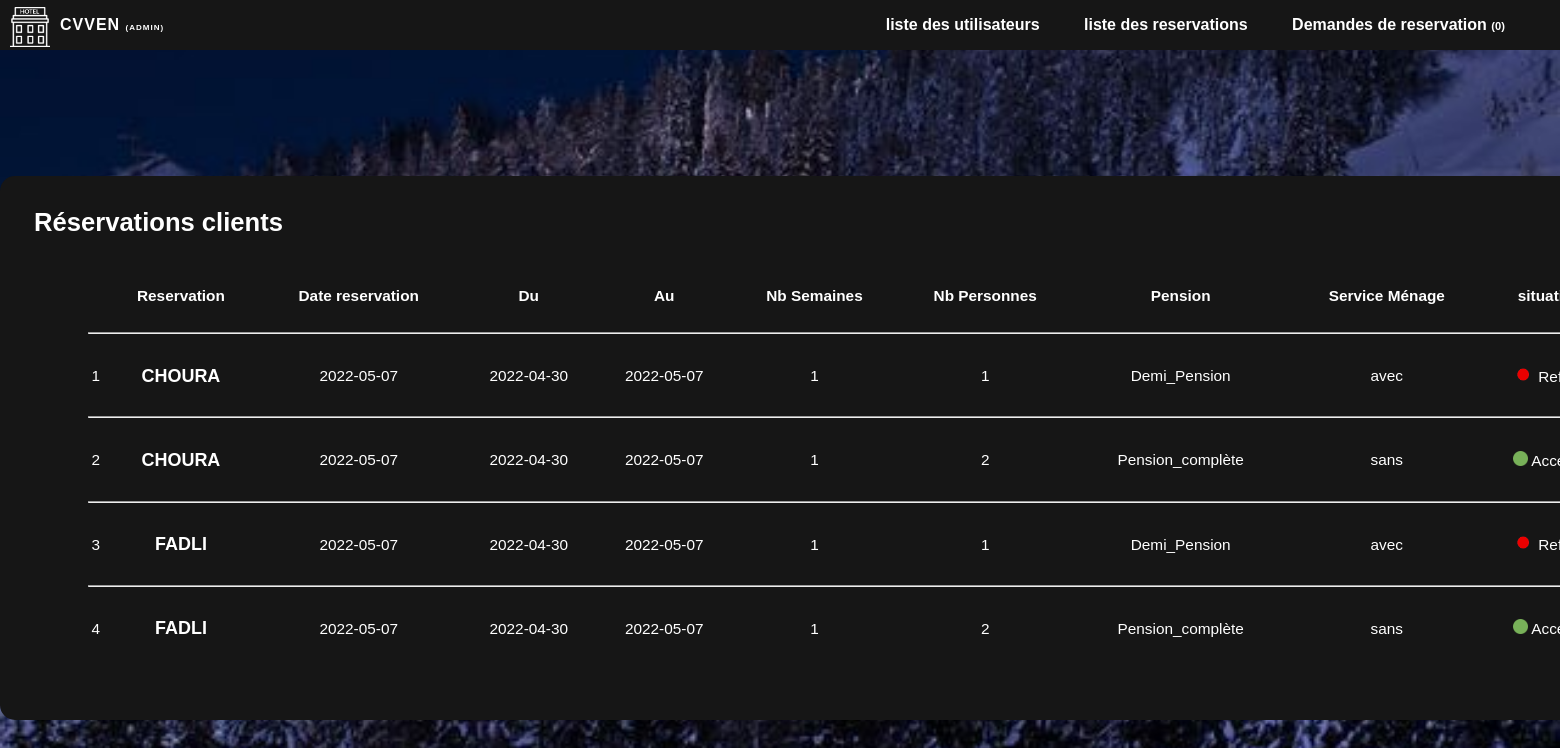
The page /Voyage/admin/listereserv.php (signed in) on the database its author committed.
### tables this page shows
CREATE TABLE IF NOT EXISTS `reservation` (
  `id_Reservation` int(11) NOT NULL AUTO_INCREMENT,
  `Date_Arrivee` date NOT NULL,
  `Date_Depart` date NOT NULL,
  `date-reserv` date DEFAULT NULL,
  `Pension` varchar(50) NOT NULL,
  `Menage` varchar(50) NOT NULL,
  `Nb_Personnes` int(11) NOT NULL,
  `Tarif_Sejour` float NOT NULL,
  `Etat_Reservation` tinyint(50) NOT NULL,
  `id_Client` int(11) NOT NULL,
  `Num_Hebergement` int(11) NOT NULL,
  `Num_Type_Hebergement` int(11) NOT NULL,
  `Situation` int(1) NOT NULL,
  PRIMARY KEY (`id_Reservation`),
  KEY `RESERVATION_CLIENT_FK` (`id_Client`),
  KEY `RESERVATION_HEBERGEMENT0_FK` (`Num_Hebergement`)
);

CREATE TABLE IF NOT EXISTS `client` (
  `id_Client` int(11) NOT NULL AUTO_INCREMENT,
  `NomClient` varchar(50) NOT NULL,
  `PrenomClient` varchar(50) NOT NULL,
  `Login` varchar(50) NOT NULL,
  `Motdepasse` varchar(50) NOT NULL,
  `Mail` varchar(50) NOT NULL,
  `admin` tinyint(1) NOT NULL,
  PRIMARY KEY (`id_Client`)
);

### Voyage/admin/listereserv.php (the view, shortened to what this page needs)
<?php
require('Connexion.php');
$notif = "SELECT * FROM `RESERVATION` WHERE `Situation` = 1 ";
$resultnotif = mysqli_query($conn,$notif) or die(mysql_error());
$query2 = "SELECT `id_Reservation`,`Num_Type_Hebergement`,`Date_Arrivee`,`Date_Depart`,`date-reserv`,`Nb_Personnes`,`Pension`,`Menage`,`Situation`,`id_Client` FROM `RESERVATION` ORDER BY `date-reserv` DESC ";
$result2 = mysqli_query($conn,$query2) or die(mysql_error());
?>
<!DOCTYPE html>
<html>
    <head>
        <link rel="stylesheet" type="text/css" href="Styles/style.css">
    </head>
    <body>
        <header class="header">
            <div class="container">
                <a href="index.html" class="logo"><img src="Images/logo.png" width=40px alt="logo du site" style="margin-top: 7px;"/></a>
                <p class="logo" style="margin-left: 50px; margin-top: 0;">CVVEN <span style="font-size: 50%;">(Admin)</span></p>
                <nav class="menu">
                    <a href="listeuser.php"> liste des utilisateurs </a>
                    <a href="listereserv.php"> liste des reservations </a>
                    <a href="reserv.php"> Demandes de reservation <span style="font-size: 70%;">(<?php echo mysqli_num_rows($resultnotif) ?>)</span> </a>
                </nav>
            </div>
        </header>
        <br>
        <br>
        <br>
        <br>
        <br>
        <br>
        <br>
        <center>
            <div id="div_1" style="width: 1700px;  font-size: 80%;">
                <br>
                <h1 style="color: #ffffff; text-align: left; margin-left: 2%;">Réservations clients</h1>
                <br>
                <table style="width: 90% ;font-size: 120%;">
                    <tr style="height: 50px;">
                        <th></th>
                        <th>Reservation</th>
                        <th>Date reservation</th>
                        <th>Du </th>
                        <th>Au</th>
                        <th>Nb Semaines</th>
                        <th>Nb Personnes</th>
                        <th>Pension</th>
                        <th>Service Ménage</th>
                        <th>situation</th>
                    </tr>
                    <?php
                    $cpt = 1;
                    while($rows2 = $result2->fetch_assoc())
                    {
                    echo '
                    <tr>
                        <td colspan="11">
                            <hr style="color: #ffffff;">
                        </td>
                    <tr>
                    <tr style="height: 50px; text-align: center;">
                        <td>'. $cpt .'</td>
                        <td><h3 id="h3_01">';
                        $id_util = $rows2['id_Client'];
                        $query4 = "SELECT `NomClient` FROM `CLIENT` WHERE `id_Client` = '$id_util'";
                        $result4 = mysqli_query($conn,$query4) or die(mysql_error());
                        $rows4 = mysqli_num_rows($result4);
                        if($rows4==1)
                        {
                            while($rows4 = $result4->fetch_assoc())
                            {
                                echo $rows4["NomClient"];
                            }
                        }
                        echo'</h3></td>';
                        echo '<td>'. $rows2["date-reserv"].'</td>
                        <td>'; $datetime1 = $rows2["Date_Arrivee"]; echo $datetime1; echo'</td>
                        <td>'; $datetime2 = $rows2["Date_Depart"]; echo $datetime2; echo'</td>
                        <td>';
                        $date1 = date_create($datetime1);
                        $date2 = date_create($datetime2);
                        $interval = date_diff($date1, $date2);
                        echo ($interval->format('%a')/7);
                        echo'</td>
                        <td>'. $rows2["Nb_Personnes"]. '</td>
                        <td>'. $rows2["Pension"]. '</td>
                        <td>'. $rows2["Menage"]. '</td>
                        <td>';
                        $situation = $rows2["Situation"];
                        if ($situation == 1){
                            echo '<img src=\'Images/orange.png\' style="height: 15px;"> En attente';
                        }
                        elseif ($situation == 2) {
                            echo '<img src=\'Images/verte.png\' style="height: 15px;"> Accepté';
                        }
                        elseif ($situation == 3) {
                            echo '<img src=\'Images/rouge.png\' style="height: 15px;"> Refusé';
                        }
                        else {
                            echo '?';
                        }
                        echo '</td>
                    </tr>';
                    $cpt = $cpt + 1;
                    }
                    ?>
                </table>
            </div>
        <center>
        <div style="height : 100px;">
        </div>
</body>
</html>

### Voyage/admin/Styles/style.css (style rules this page uses)
body, html { padding: 0; margin: 0; scrollbar-color: rgb(22, 22, 22) #5e5e5e; }
body { font-family: "Gill Sans", sans-serif; background-image: url('../Images/fond.jpg'); background-repeat: no-repeat; background-attachment: fixed; background-size: cover; color: #ffffff; margin: 0; }
a, a:hover { text-decoration: none; }
.header { background-color: rgb(22, 22, 22); height: 50px; line-height: 50px; padding-left: 10px; }
.logo { position: absolute; color: #ffffff; text-transform: uppercase; font-weight: bold; letter-spacing: 1px; float: left; }
.menu { float: right; font-weight: bold; padding-right: 15px; }
.menu a { color: #ffffff; margin-right: 40px; }
#div_1 { background-color: rgb(22, 22, 22); width: 40%; border-radius: 15px; padding-bottom: 60px; }
#h3_01 { color: #ffffff; }

### rows shown on the page
reservation: value "2022-05-07", Date_Arrivee "2022-04-30", Date_Depart "2022-05-07", $interval->format('%a')/7 "1", Nb_Personnes "1", Pension "Demi_Pension", Menage "avec", Situation 3 (drawn)
client: NomClient "CHOURA"
reservation: value "2022-05-07", Date_Arrivee "2022-04-30", Date_Depart "2022-05-07", $interval->format('%a')/7 "1", Nb_Personnes "2", Pension "Pension_complète", Menage "sans", Situation 2 (drawn)
reservation: value "2022-05-07", Date_Arrivee "2022-04-30", Date_Depart "2022-05-07", $interval->format('%a')/7 "1", Nb_Personnes "1", Pension "Demi_Pension", Menage "avec", Situation 3 (drawn)
client: NomClient "FADLI"
reservation: value "2022-05-07", Date_Arrivee "2022-04-30", Date_Depart "2022-05-07", $interval->format('%a')/7 "1", Nb_Personnes "2", Pension "Pension_complète", Menage "sans", Situation 2 (drawn)

### other values the page prints
mysqli_num_rows($resultnotif) "0"
